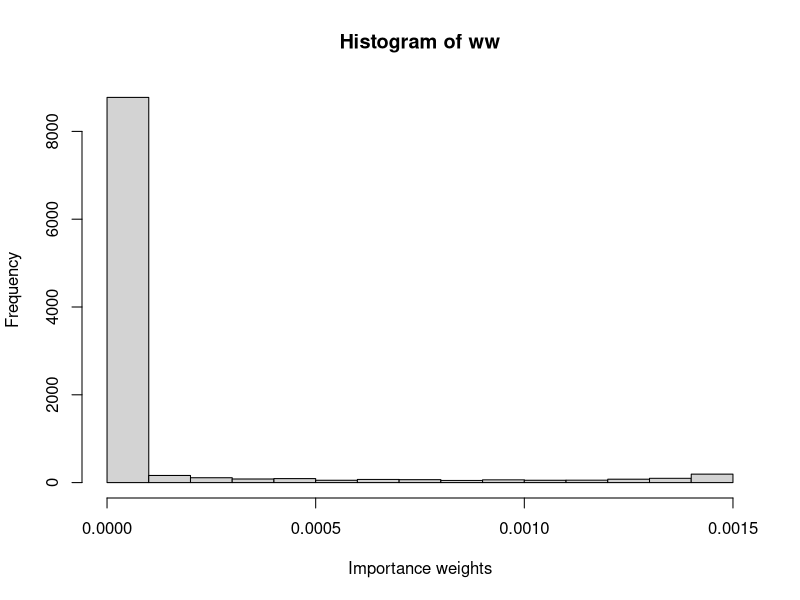
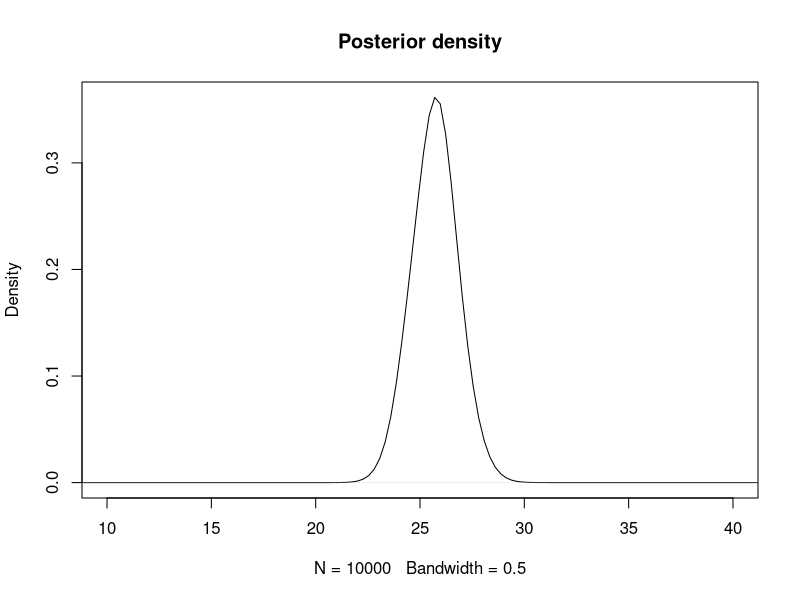
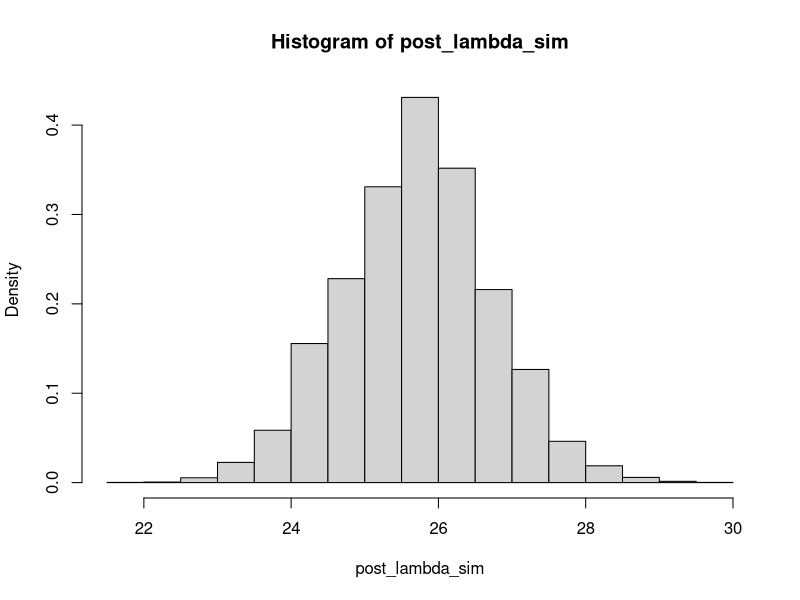
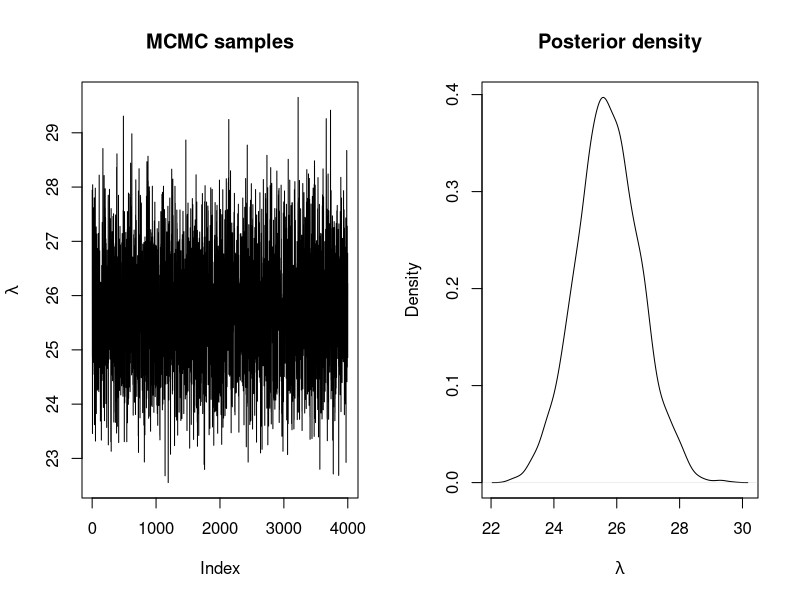
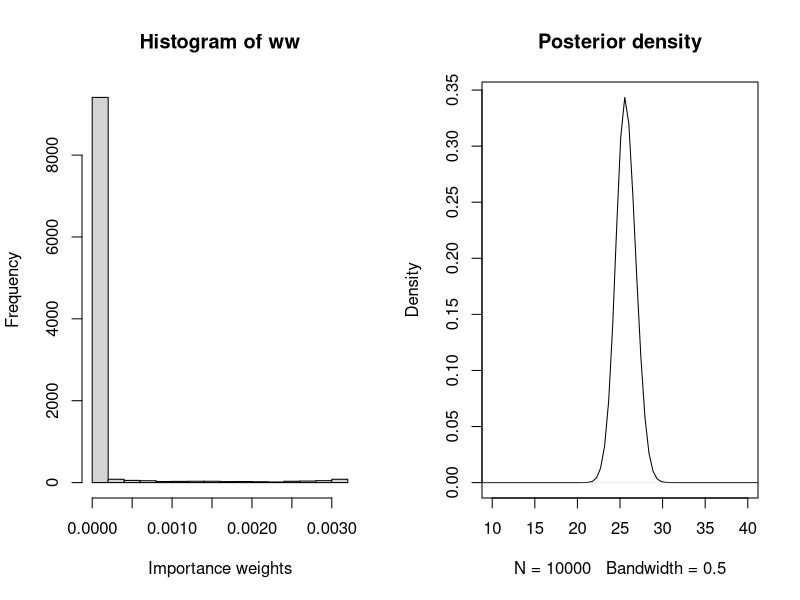
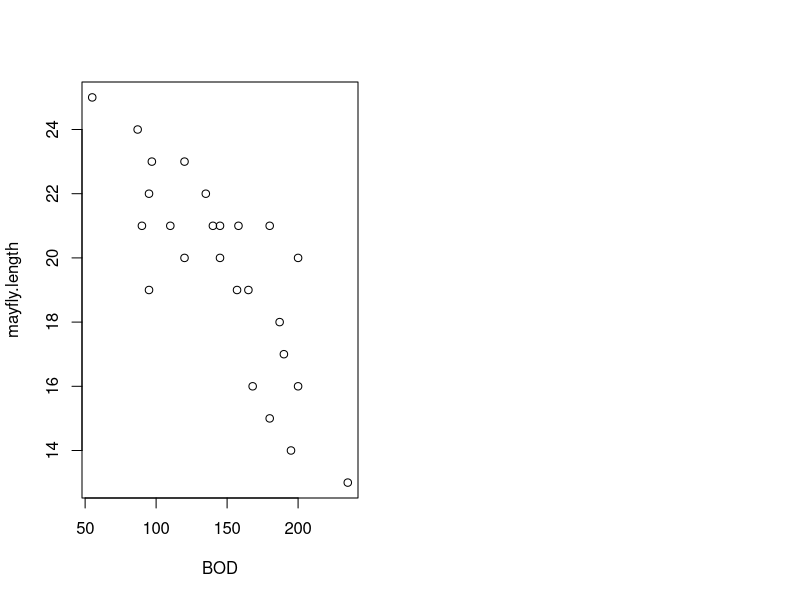
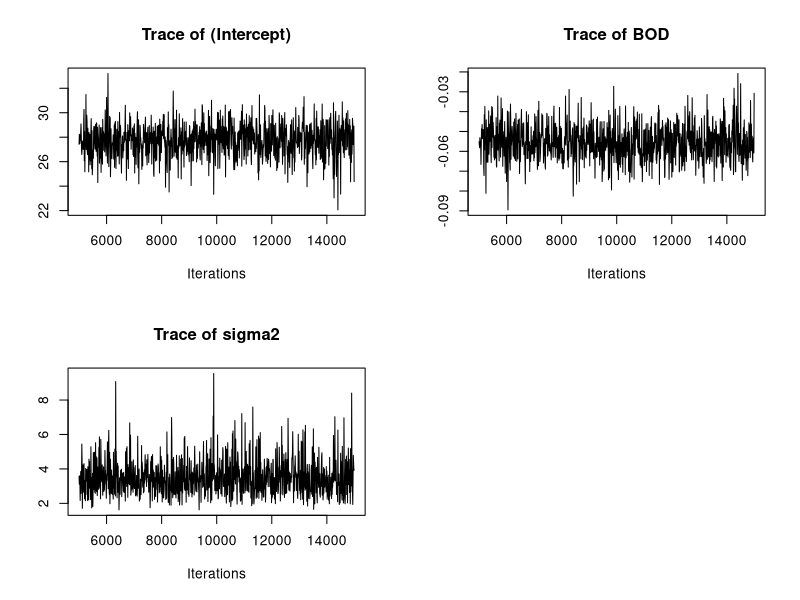
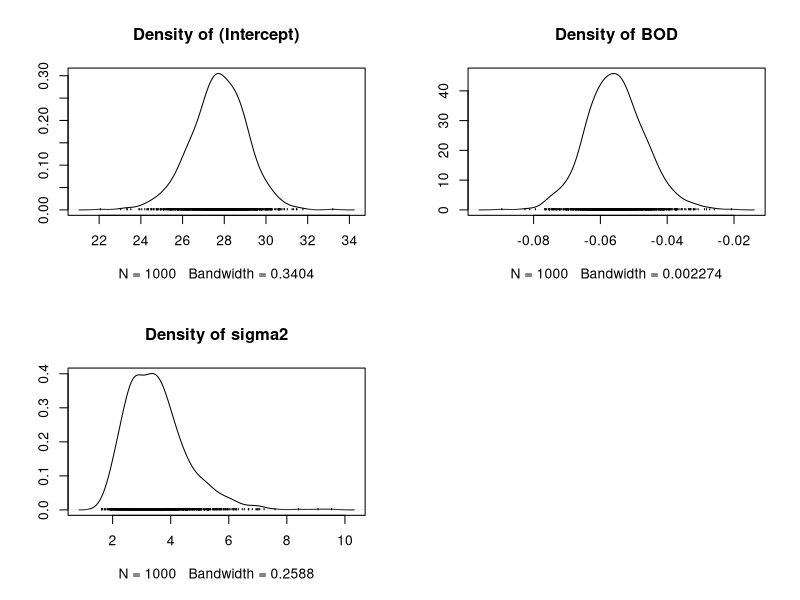

Write the R code that produced these figures, in order.
## ---- chunk 1
GoTdata <- data.frame(Us = c(25, 29, 27, 27, 25, 27, 22, 26, 27, 29, 23,
                          28, 25, 24, 22, 25, 23, 29, 23, 28, 21, 29,
                          28, 23, 28))
y <- GoTdata$Us
## ---- chunk 2
n_simulations <- 10000
set.seed(1)
lambda_sim <- rlnorm(n_simulations, 3, 0.5)
## ---- chunk 3
# Log-Likelihood (for each value of lambda_sim)
loglik_pois <- sapply(lambda_sim, function(LAMBDA) {
  sum(dpois(GoTdata$Us, LAMBDA, log = TRUE))
})

# Log-weights: log-lik + log-prior - log-proposal_distribution
log_ww <- loglik_pois + dgamma(lambda_sim, 0.01, 0.01, log = TRUE) - dlnorm(lambda_sim, 3, 0.5, log = TRUE)

# Re-scale weights to sum up to one
log_ww <- log_ww - max(log_ww)
ww <- exp(log_ww)
ww <- ww / sum(ww)

## ---- chunk 4
hist(ww, xlab = "Importance weights")
## ---- chunk 5
# Posterior mean
(post_mean <- sum(lambda_sim * ww))

# Posterior variance
(post_var <- sum(lambda_sim^2 * ww)- post_mean^2)
## ---- chunk 6
plot(density(lambda_sim, weights = ww, bw = 0.5) , main = "Posterior density", xlim = c(10,40))
## ---- chunk 7
post_lambda_sim <- sample(lambda_sim, prob = ww, replace = TRUE)
hist(post_lambda_sim, freq = FALSE)
## ---- chunk 8
# Proposal distribution: sampling
rq <- function(lambda) {
  rlnorm(1, meanlog = log(lambda), sdlog = sqrt(1 / 100))
}

# Proposal distribution: log-density
logdq <- function(new.lambda, lambda) {
  dlnorm(new.lambda, meanlog = log(lambda), sdlog = sqrt(1 / 100), log = TRUE)
}

# Prior distribution: Ga(0.01, 0.01)
logprior <- function(lambda) {
  dgamma(lambda, 0.01, 0.01, log = TRUE)
}

# LogLikelihood
loglik <- function(y, lambda) {
   res <- sum(dpois(y, lambda, log = TRUE)) 
}
## ---- chunk 9
# Number of iterations
n.iter <- 40500

# Simulations of the parameter
lambda <- rep(NA, n.iter)

# Initial value
lambda[1] <- 30

for(i in 2:n.iter) {
  new.lambda <- rq(lambda[i - 1])
  
  # Log-Acceptance probability
  logacc.prob <- loglik(y, new.lambda) + logprior(new.lambda) +
    logdq(lambda[i - 1], new.lambda)
  logacc.prob <- logacc.prob - loglik(y, lambda[i - 1]) - logprior(lambda[i - 1]) - 
    logdq(new.lambda, lambda[i - 1])
  logacc.prob <- min(0, logacc.prob)#0 = log(1)
  
  if(log(runif(1)) < logacc.prob) {
    # Accept
    lambda[i] <- new.lambda
  } else {
    # Reject
    lambda[i] <- lambda[i - 1]
  }
}
## ---- chunk 10
# Remove burn-in
lambda <- lambda[-c(1:500)]

# Thinning
lambda <- lambda[seq(1, length(lambda), by = 10)]

# Summary statistics
summary(lambda)

par(mfrow = c(1, 2))
plot(lambda, type = "l", main = "MCMC samples", ylab = expression(lambda))
plot(density(lambda), main = "Posterior density", xlab = expression(lambda))
## ---- chunk 11
    ESS <- function(ww){
      (sum(ww)^2)/sum(ww^2)
    }
    ESS(ww)
    n_simulations
## ---- chunk 12
    n_simulations <- 10000
    set.seed(12)
    lambda_sim <- rgamma(n_simulations,5,0.1)
    loglik_pois <- sapply(lambda_sim, function(LAMBDA) {
      sum(dpois(GoTdata$Us, LAMBDA, log = TRUE))
    })
    log_ww <- loglik_pois + dgamma(lambda_sim, 0.01, 0.01, log = TRUE) - dgamma(lambda_sim, 5, 0.1, log=TRUE)
    log_ww <- log_ww - max(log_ww)
    ww <- exp(log_ww)
    ww <- ww / sum(ww)
## ---- chunk 13
    hist(ww, xlab = "Importance weights")
## ---- chunk 14
    post_mean <- sum(lambda_sim * ww)
    post_mean
    post_var <- sum(lambda_sim^2 * ww)- post_mean^2
    post_var
## ---- chunk 15
    plot(density(lambda_sim, weights = ww, bw = 0.5), main = "Posterior density", xlim = c(10,40))
## ---- chunk 16
    ESS(ww)
    n_simulations
## ---- chunk 17
# Read in data
BOD <- c(200,180,135,120,110,120,95,168,180,195,158,145,140,145,165,187,
         190,157,90,235,200,55,87,97,95)
mayfly.length <- c(20,21,22,23,21,20,19,16,15,14,21,21,21,20,19,18,17,19,21,13,
            16,25,24,23,22)
# Create data frame for the analysis
Data <- data.frame(BOD=BOD,mayfly.length=mayfly.length)
## ---- chunk 18
library(MCMCpack)
## ---- chunk 19
?MCMCregress
## ---- chunk 20
    # Scatterplot
    plot(BOD,mayfly.length)
    # Correlation with hypothesis test
    cor.test(BOD,mayfly.length)
## ---- chunk 21
    # Linear Regression using lm()
    linreg <- lm(mayfly.length ~ BOD, data = Data)
    summary(linreg)
## ---- chunk 22
    # Bayesian Linear Regression using a Gibbs Sampler
    
    # Set the size of the burn-in, the number of iterations of the Gibbs Sampler
    # and the level of thinning
    burnin <- 5000
    mcmc <- 10000
    thin <- 10

    # Obtain the samples
    results1  <- MCMCregress(mayfly.length~BOD,
                             b0=c(0.0,0.0), B0 = c(0.0001,0.0001),
                             c0 = 2, d0 = 2, # Because the prior is Ga(c0/2,d0/2),
                             beta.start = c(1,1),
                             burnin=burnin, mcmc=mcmc, thin=thin,
                             data=Data, verbose=1000)
    summary(results1)

## ---- chunk 23
    par(mfrow=c(2,2))
    traceplot(results1)
## ---- chunk 24
    par(mfrow=c(2,2))
    densplot(results1)
## ---- chunk 25
    crosscorr(results1)
## ---- chunk 26
    # Mean-centre the x covariate
    DataC <- Data
    meanBOD <- mean(DataC$BOD)
    DataC$BOD <- DataC$BOD - meanBOD
    
    # Set the size of the burn-in, the number of iterations of the Gibbs Sampler
    # and the level of thinning
    burnin <- 50000
    mcmc <- 10000
    thin <- 10

    # Obtain the samples
    results2  <- MCMCregress(mayfly.length~BOD,
                             b0=c(0.0,0.0), B0 = c(0.0001,0.0001),
                             c0 = 2, d0 = 2, # Because the prior is Ga(c0/2,d0/2),
                             beta.start = c(1,1),
                             burnin=burnin, mcmc=mcmc, thin=thin,
                             data=DataC, verbose=1000)
    summary(results2)
    
    # Correct the effect of the mean-centering on the intercept, using the
    # full set of simulated outputs
    results2.simulations <- as.data.frame(results2)
    results2.beta.0 <- results2.simulations[,"(Intercept)"] - meanBOD * results2.simulations$BOD
    summary(results2.beta.0)
    var(results2.beta.0)
    sd(results2.beta.0)
    
## ---- chunk 27
    par(mfrow=c(2,2))
    traceplot(results2)
## ---- chunk 28
    par(mfrow=c(2,2))
    densplot(results2)
    # Need to use the Base R kernel density function to look at the corrected 
    # Intercept
    plot(density(results2.beta.0, bw = 0.3404), xlim=c(22,34),
         main = "Density, corrected Intercept")
## ---- chunk 29
    crosscorr(results2)
